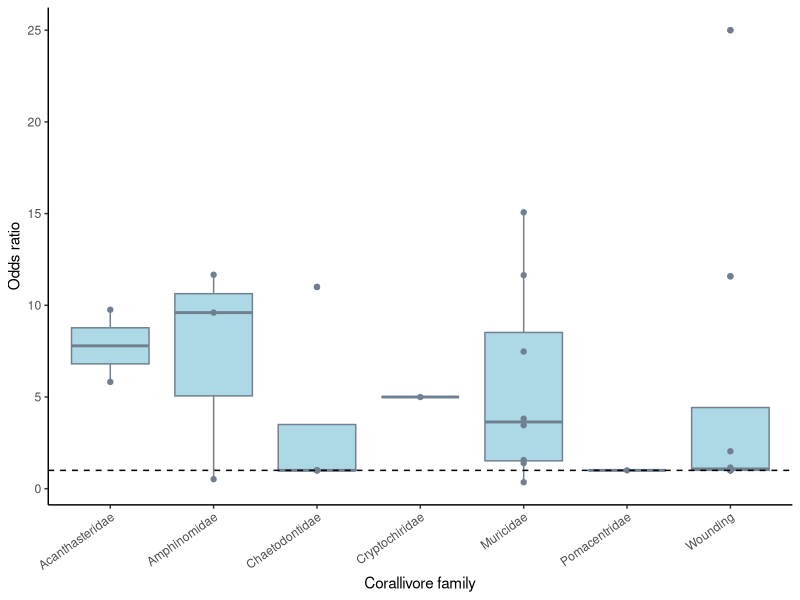

The R source for this figure:
## ---- chunk 1
knitr::opts_chunk$set(echo = TRUE)

# load packages
require(tidyverse) # data manipulation and plotting
require(here) # relative paths
## ---- chunk 2
or_data <- read_csv(here("data", "Taxa_effectsize.csv")) %>% 
  select(-starts_with("X")) # get rid of extra columns read_csv brings in
## ---- chunk 3
HAcorrection <- 0.5 # Haldane‐Anscombe correction (add 0.5 to all cells to avoid dividing by zero)

# calculate the odds ratios (ORs) in gg format
ORgg <- or_data %>% 
  # apply correction for zero data
  mutate(Treat_response = Treat_response + HAcorrection) %>% 
  mutate(Treat_n = Treat_n + HAcorrection) %>% 
  mutate(Control_response = Control_response + HAcorrection) %>% 
  mutate(Control_n = Control_n + HAcorrection) %>% 
  # calculate OR
  mutate(OR = (Treat_response*Control_n)/(Treat_n*Control_response)) %>%
  # calculate log-odds (needed for standard error, CI's etc.)
  mutate(lnOR = log(OR)) %>% 
  mutate(SE = ((1/Treat_response) + (1/Treat_n)
         + (1/Control_response) + (1/Control_n))^0.5) %>%  # this SE is that defined in Ruxton and Neuhauser 2013, pg. 13
  mutate(CI_low = exp(lnOR - (1.96*SE))) %>%  # calculate lower Confidence interval using the Woolf method to find the ones that cross the 1 line with their 95% CIs for plotting
  mutate(Cross1 = ifelse(CI_low > 1, 0, 1)) # zero if the 95% CI does not cross 1
  
## ---- chunk 4
# pdf(here("figures/Figure_3.pdf"), width = 6, height = 3.5)

ORgg %>% 
  ggplot(aes(x = Corallivore_family, y = OR)) +
  geom_boxplot(fill = "lightblue", color = "slategray") +
  geom_point(color = "slategray") +
  geom_hline(yintercept = 1, linetype = "dashed") +
  theme_classic() +
  ylab("Odds ratio") +
  xlab("Corallivore family") +
  theme(axis.text.x = element_text(angle = 35, hjust=1))

# dev.off()
